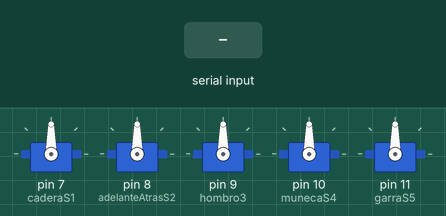
Simulated run of this sketch. Board: Arduino Uno, built with avr-gcc and run on an emulated ATmega328P. On the bench: 5 × servo. The test bench sets the inputs (shaded band).

Above: at 1.2 s.
1.3 s: byte 107 ('k') received over Serial
At 2.7 s:
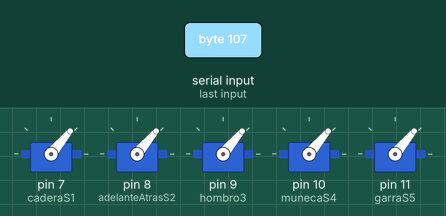
3.0 s: "a" received over Serial
At 3.4 s:
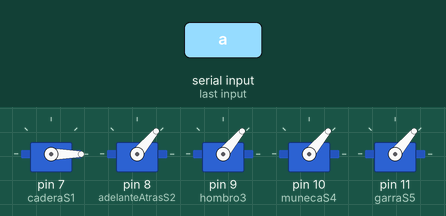
4.5 s: "b" received over Serial
At 5.1 s:
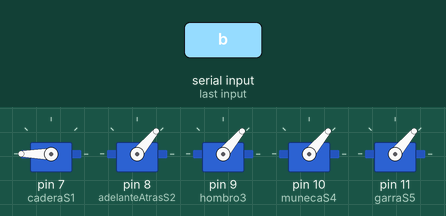
6.0 s: "c" received over Serial
At 7.2 s:
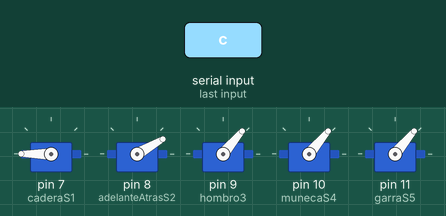
7.5 s: "d" received over Serial
At 8.6 s:
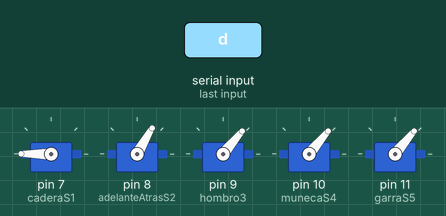
9.0 s: "e" received over Serial
At 9.7 s:
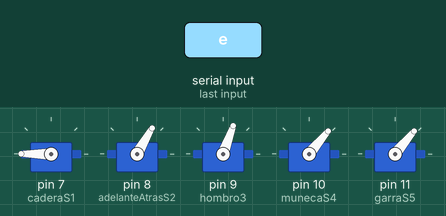
Timing chart, 0 to 11.5 s (numbered marks = the images above; inputs shaded):
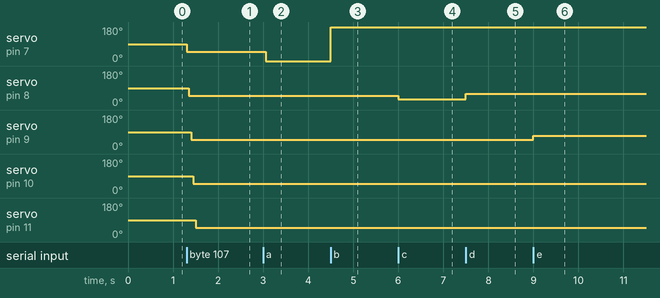

The sketch:

brazo_otro_nuevo.ino
```cpp
/*BRAZO ROBOTICO
 * MATERIA SISTEMAS PROGRAMABLES
 * PROF.INGENIERO LEVY
 *
 * INTEGRANTES
 * ANGUIANO NUÑEZ CARLOS EBRIQUE DE JESUS
 * BAIRON AREVALO ANTONIO
 *
 * EL DESARROLLO DE ESTE PROYECTO CONSISTE EN LA ELABORACION DE UN BRAZO ROBOTICO
 * CONTROLADO CON SERVOMOTORES PARA EFECTUAR UN MOVIMIETO CONTINUO
 *
 * EN ESTE CASO USAMOS 5 SERVOMOTORES QUE SON CONTROLADOS DESDE UNA INTERFAZ DE JAVA
 * DONDE UTILIZAMOS UNA LIBRERIA EXTRAIDA DESDE LA PAGINA
 * http://panamahitek.com/tag/libreria-arduino-para-java/
 * LA CUAL NOS AYUDO A HACER POSIBLE ESTA CONEXION ENTRE ESTAS DOS TECNOLOGIAS
 *
 * MATERIAL USADO
 *
 * 5 MICRO SERVO 9600
 * TORNILLOS
 * CABLE MACHO-MACHO
 * CABLE MACHO-HEMBRA
 * LED
 * RESISTOR 10K
 * PROTOBOARD
 * CABLE SERIAL USB
 * ARDUINO UNO
 * ESTRUCTURA DE BRAZO ROBOTICO IMPRESO 3D
 */


// Incluímos la librería para poder controlar el servo
#include <Servo.h>
//#define DEBUG(a) Serial.println(a);

// Declaramos la variable para controlar nuestros servo-motores
Servo caderaS1;
Servo adelanteAtrasS2;
Servo hombro3;
Servo munecaS4;
Servo garraS5;
char data;
int entrada, entrada2,entrada3,entrada4,entrada5;


void setup() {
  // put your setup code here, to run once:
  // Iniciamos el monitor serie para mostrar el resultado
  Serial.begin(9600);

  // Iniciamos el servo para que empiece a trabajar con los pines 7,8,9,10,11
  caderaS1.attach(7);
  adelanteAtrasS2.attach(8);
  hombro3.attach(9);
  munecaS4.attach(10);
  garraS5.attach(11);

}

void loop() {
  // put your main code here, to run repeatedly:

base();
/*bases();
hombro();
mano();
garra();

*/
}

//METODO BASE QUE VA A RECIBIR LAS INSTRUCCIONES MANDADAS DESDE JAVA
void base(){
 //VERIFICAMOS QUE TENGAMOS  CONEXION CON JAVA
    if (Serial.available()>0)
   {
//LEEMOS EL DATO QUE ENVIA JAVA Y LO ASIGNAMOS ALA VARIABLE CHAR DATA
      data =Serial.read();
   }

   //USANDO UN SWITCH SE HACE LA OPCION CORRESPONDIENTE
switch(data){
//CASO A
  case 'a' :{
//EL SERVO SE MUEVE A LA POSICION DE 0 GRADOS
    caderaS1.write(0);
    //SE ROMPE EL CICLO
    break;
  }
  //CASO B
  case 'b':{
    //EL SERVO SE MUEVE A LA POSICION DE 180 GRADOS
    caderaS1.write(180);
    break;
  }
  //CASO C
  case 'c':{
    //EL SERVO SE MUEVE A LA POSICION DE 30 GRADOS
    adelanteAtrasS2.write(30);
    break;
  }

  case 'd':{
    //EL SERVO SE MUEVE A LA POSICION DE 60 GRADOS
    adelanteAtrasS2.write(60);
    break;
  }

  case 'e':{
    //EL SERVO SE MUEVE A LA POSICION DE 70 GRADOS
    hombro3.write(70);
    break;
  }

  case 'f':{
    //EL SERVO SE MUEVE A LA POSICION DE 180 GRADOS
    hombro3.write(180);
    break;
  }

  case 'g':{
    //EL SERVO SE MUEVE A LA POSICION DE 0 GRADOS
    munecaS4.write(0);
    break;
  }

  case 'h':{
    //EL SERVO SE MUEVE A LA POSICION DE 180 GRADOS
    munecaS4.write(180);
    break;
  }

  case 'i':{
    //EL SERVO SE MUEVE A LA POSICION DE 50 GRADOS
    garraS5.write(50);
    break;
  }

  case 'j':{
    //EL SERVO SE MUEVE A LA POSICION DE 90 GRADOS
    garraS5.write(90);
    break;
  }

  //ESTE BOTON Para cualquier proceso e inicializa todos los servos a una poscision fija
  case 'k':{
     caderaS1.write(50);
     delay(50);
  adelanteAtrasS2.write(50);
  delay(50);
  hombro3.write(50);
  delay(50);
  munecaS4.write(50);
  delay(50);
  garraS5.write(50);
  delay(50);
  break;

}
   }
}
```

Measured:
- after the input at 1.3 s, servo on pin 7 (caderaS1): 90° → 50° at once; servo on pin 8 (adelanteAtrasS2): 90° → 50° after 0.05 s; servo on pin 9 (hombro3): 90° → 50° after 0.10 s; servo on pin 10 (munecaS4): 90° → 50° after 0.15 s; servo on pin 11 (garraS5): 90° → 50° after 0.20 s
- after the input at 3.0 s, servo on pin 7 (caderaS1): 50° → 0° after 0.05 s
- after the input at 4.5 s, servo on pin 7 (caderaS1): 0° → 180° at once
- after the input at 6.0 s, servo on pin 8 (adelanteAtrasS2): 50° → 30° at once
- after the input at 7.5 s, servo on pin 8 (adelanteAtrasS2): 30° → 60° at once
- after the input at 9.0 s, servo on pin 9 (hombro3): 50° → 70° at once
